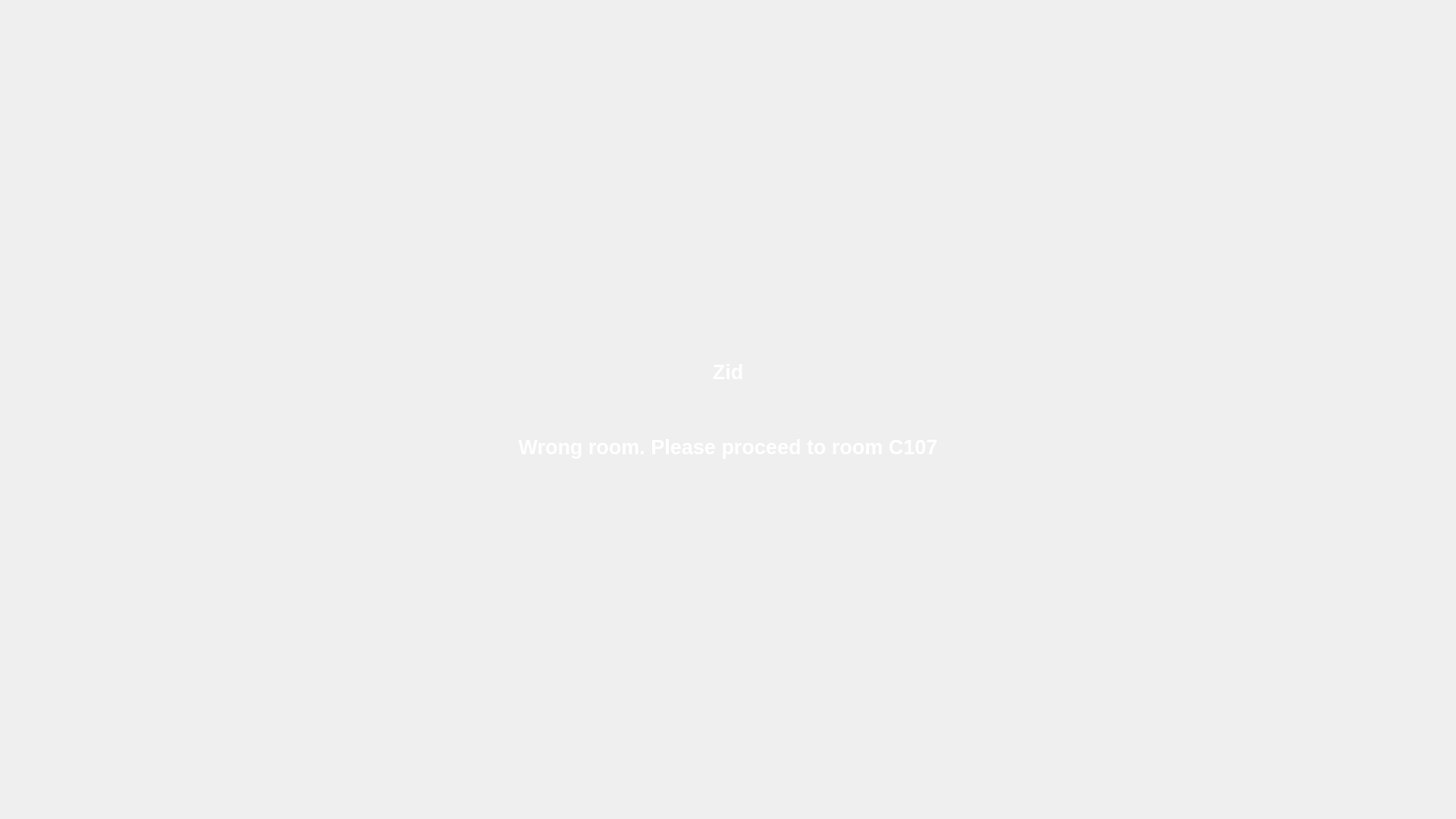
<?xml version="1.0" encoding="UTF-8"?>
<ui version="4.0">
 <class>DetectedQRDialog</class>
 <widget class="QDialog" name="DetectedQRDialog">
  <property name="geometry">
   <rect>
    <x>0</x>
    <y>0</y>
    <width>1920</width>
    <height>1080</height>
   </rect>
  </property>
  <property name="windowTitle">
   <string>Dialog</string>
  </property>
  <widget class="QLabel" name="dialog_background">
   <property name="geometry">
    <rect>
     <x>0</x>
     <y>0</y>
     <width>1920</width>
     <height>1080</height>
    </rect>
   </property>
   <property name="font">
    <font>
     <pointsize>25</pointsize>
    </font>
   </property>
   <property name="text">
    <string/>
   </property>
  </widget>
  <widget class="QLabel" name="name_label">
   <property name="geometry">
    <rect>
     <x>640</x>
     <y>440</y>
     <width>640</width>
     <height>100</height>
    </rect>
   </property>
   <property name="font">
    <font>
     <family>Arial</family>
     <pointsize>20</pointsize>
     <bold>true</bold>
    </font>
   </property>
   <property name="styleSheet">
    <string notr="true">color:white</string>
   </property>
   <property name="text">
    <string>Zid</string>
   </property>
   <property name="textFormat">
    <enum>Qt::PlainText</enum>
   </property>
   <property name="scaledContents">
    <bool>false</bool>
   </property>
   <property name="alignment">
    <set>Qt::AlignCenter</set>
   </property>
  </widget>
  <widget class="QLabel" name="attendance_label">
   <property name="geometry">
    <rect>
     <x>640</x>
     <y>540</y>
     <width>640</width>
     <height>100</height>
    </rect>
   </property>
   <property name="font">
    <font>
     <family>Arial</family>
     <pointsize>20</pointsize>
     <bold>true</bold>
    </font>
   </property>
   <property name="styleSheet">
    <string notr="true">color:white</string>
   </property>
   <property name="text">
    <string>Wrong room. Please proceed to room C107</string>
   </property>
   <property name="textFormat">
    <enum>Qt::RichText</enum>
   </property>
   <property name="alignment">
    <set>Qt::AlignCenter</set>
   </property>
  </widget>
 </widget>
 <resources/>
 <connections/>
</ui>
